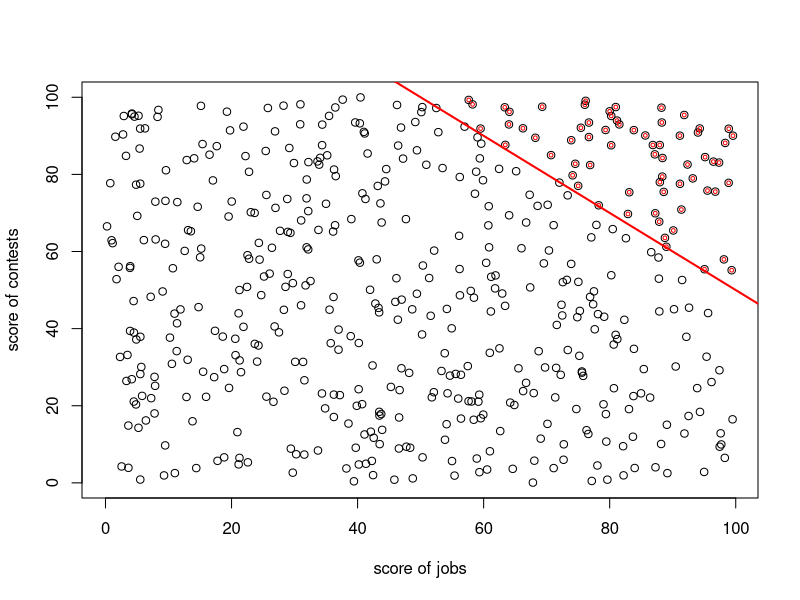

This figure's R source:
# 14.5.2015 I.Zliobaite
# Berlin
# toy example, Berkson's paradox

set.seed('1981') 
contests <- runif(500, 0, 100)
jobs <- runif(500, 0, 100)
cojo <- contests + jobs
ind <- which(cojo>=150)

png('fig_Berksons.png',width = 280,height = 300)
plot(contests,jobs,xlab = 'score of jobs',ylab = 'score of contests')
abline(a = 150,b = -1,col='red',lwd=2)
points(contests[ind],jobs[ind],col='red',cex=0.5)
dev.off()

print(cor(jobs[ind],contests[ind]))